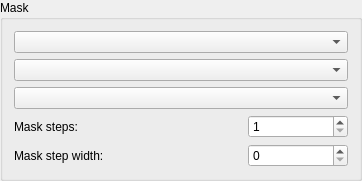
            <widget class="QGroupBox" name="MaskBox">
             <property name="title">
              <string>Mask</string>
             </property>
             <layout class="QVBoxLayout" name="verticalLayout_19">
              <item>
               <layout class="QVBoxLayout">
                <item>
                 <widget class="QComboBox" name="maskStage"/>
                </item>
                <item>
                 <widget class="QComboBox" name="maskMode">
                  <property name="enabled">
                   <bool>true</bool>
                  </property>
                 </widget>
                </item>
                <item>
                 <widget class="QComboBox" name="staticMode">
                  <property name="enabled">
                   <bool>true</bool>
                  </property>
                 </widget>
                </item>
                <item>
                 <layout class="QHBoxLayout">
                  <property name="spacing">
                   <number>6</number>
                  </property>
                  <property name="leftMargin">
                   <number>0</number>
                  </property>
                  <property name="topMargin">
                   <number>0</number>
                  </property>
                  <property name="rightMargin">
                   <number>0</number>
                  </property>
                  <property name="bottomMargin">
                   <number>0</number>
                  </property>
                  <item>
                   <widget class="QLabel" name="TextLabel1_2">
                    <property name="text">
                     <string>Mask steps:</string>
                    </property>
                    <property name="wordWrap">
                     <bool>false</bool>
                    </property>
                   </widget>
                  </item>
                  <item>
                   <spacer name="Spacer1_2">
                    <property name="orientation">
                     <enum>Qt::Horizontal</enum>
                    </property>
                    <property name="sizeType">
                     <enum>QSizePolicy::Expanding</enum>
                    </property>
                    <property name="sizeHint" stdset="0">
                     <size>
                      <width>31</width>
                      <height>21</height>
                     </size>
                    </property>
                   </spacer>
                  </item>
                  <item>
                   <widget class="QSpinBox" name="nMaskSteps">
                    <property name="minimumSize">
                     <size>
                      <width>100</width>
                      <height>0</height>
                     </size>
                    </property>
                    <property name="minimum">
                     <number>1</number>
                    </property>
                    <property name="maximum">
                     <number>26880</number>
                    </property>
                    <property name="value">
                     <number>1</number>
                    </property>
                   </widget>
                  </item>
                 </layout>
                </item>
                <item>
                 <layout class="QHBoxLayout" name="horizontalLayout_35">
                  <item>
                   <widget class="QLabel" name="maskStepWidthLable">
                    <property name="text">
                     <string>Mask step width:</string>
                    </property>
                   </widget>
                  </item>
                  <item>
                   <spacer name="horizontalSpacer_40">
                    <property name="orientation">
                     <enum>Qt::Horizontal</enum>
                    </property>
                    <property name="sizeHint" stdset="0">
                     <size>
                      <width>138</width>
                      <height>17</height>
                     </size>
                    </property>
                   </spacer>
                  </item>
                  <item>
                   <widget class="QSpinBox" name="maskStepWidth">
                    <property name="minimumSize">
                     <size>
                      <width>100</width>
                      <height>0</height>
                     </size>
                    </property>
                   </widget>
                  </item>
                 </layout>
                </item>
               </layout>
              </item>
             </layout>
            </widget>
